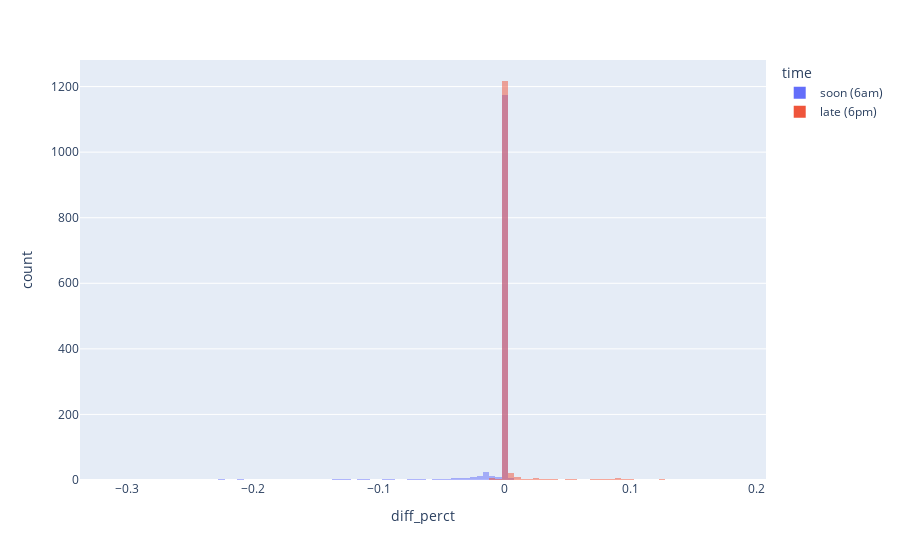

Notebook cell for this chart:
### Markdown cell above
### Histograma

### Code cell
px.histogram(df_comp, x='diff_perct', color='time', barmode='overlay', opacity=.5)

### Figure 1 — Plotly figure (JSON) as saved in the notebook; plotly's stock layout.template omitted (floating-point values rounded to 4 significant figures; data arrays with more than 128 entries replaced by an {"elided": "..."} marker saying what was removed)
{"data": [{"alignmentgroup": "True", "bingroup": "x", "hovertemplate": "time=soon (6am)<br>diff_perct=%{x}<br>count=%{y}<extra></extra>", "legendgroup": "soon (6am)", "marker": {"color": "#636efa", "opacity": 0.5, "pattern": {"shape": ""}}, "name": "soon (6am)", "offsetgroup": "soon (6am)", "orientation": "v", "showlegend": true, "type": "histogram", "x": {"elided": "1316 float values"}, "xaxis": "x", "yaxis": "y"}, {"alignmentgroup": "True", "bingroup": "x", "hovertemplate": "time=late (6pm)<br>diff_perct=%{x}<br>count=%{y}<extra></extra>", "legendgroup": "late (6pm)", "marker": {"color": "#EF553B", "opacity": 0.5, "pattern": {"shape": ""}}, "name": "late (6pm)", "offsetgroup": "late (6pm)", "orientation": "v", "showlegend": true, "type": "histogram", "x": {"elided": "1316 float values"}, "xaxis": "x", "yaxis": "y"}], "layout": {"barmode": "overlay", "legend": {"title": {"text": "time"}, "tracegroupgap": 0}, "margin": {"t": 60}, "xaxis": {"anchor": "y", "domain": [0, 1], "title": {"text": "diff_perct"}}, "yaxis": {"anchor": "x", "domain": [0, 1], "title": {"text": "count"}}}}
